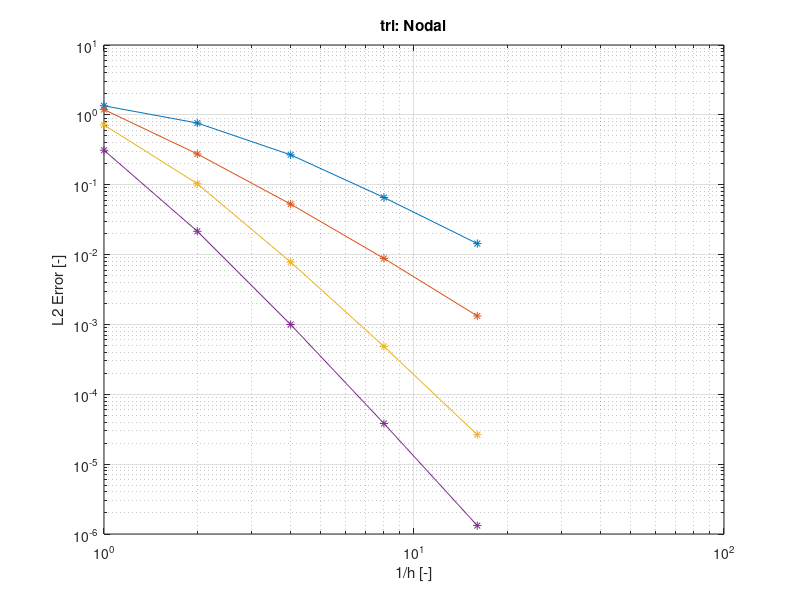

Here is the MATLAB script that generated this plot:
close all;
clear all;

h = [1, 0.5, 0.25, 0.125, 0.0625];
p = [1:4];

l2 = ...
    [...
        +1.347995e+00 , +7.637785e-01 , +2.676831e-01 , +6.571013e-02 , +1.436486e-02 ; ...
        +1.191675e+00 , +2.755181e-01 , +5.277309e-02 , +8.809107e-03 , +1.323267e-03 ; ...
        +7.184410e-01 , +1.033056e-01 , +7.820192e-03 , +4.841527e-04 , +2.638048e-05 ; ...
        +3.117339e-01 , +2.155022e-02 , +9.971840e-04 , +3.813997e-05 , +1.319923e-06 ; ...
    ];

P = size(p, 2);
H = size(h, 2);

delta = zeros(P, H - 1);

for i = 1:H-1
  delta(:, i) = ...
    (log10(l2(:, i + 1)) - log10(l2(:, i))) / ...
    (log10(1/h(i + 1))   - log10(1/h(i)));
end

delta

figure;
loglog(1./h, l2', '-*');
grid;
title('tri: Nodal');

xlabel('1/h [-]');
ylabel('L2 Error [-]');
